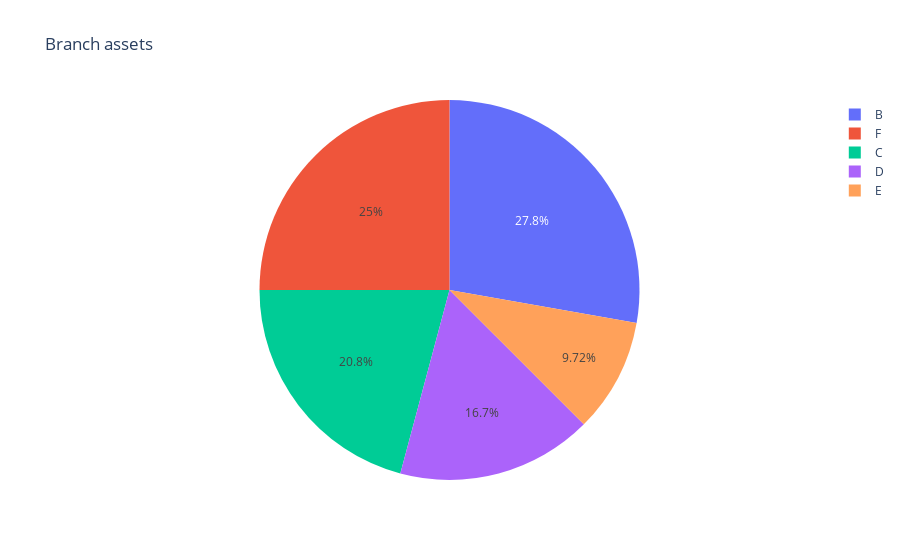

The cell this chart's notebook holds for it:
### Markdown cell above
# Q2

### Code cell
df = pd.read_sql("select * from branch", con=engine1)  # use engine1 from previous cell
fig = px.pie(df, values="assets", names="branch_name", title="Branch assets")
fig.show()

### Figure 1 — Plotly figure (JSON) as saved in the notebook; plotly's stock layout.template omitted (floating-point values rounded to 4 significant figures)
{"data": [{"domain": {"x": [0, 1], "y": [0, 1]}, "hovertemplate": "branch_name=%{label}<br>assets=%{value}<extra></extra>", "labels": ["B", "C", "D", "E", "F"], "legendgroup": "", "name": "", "showlegend": true, "type": "pie", "values": [20000, 15000, 12000, 7000, 18000]}], "layout": {"legend": {"tracegroupgap": 0}, "title": {"text": "Branch assets"}}}
